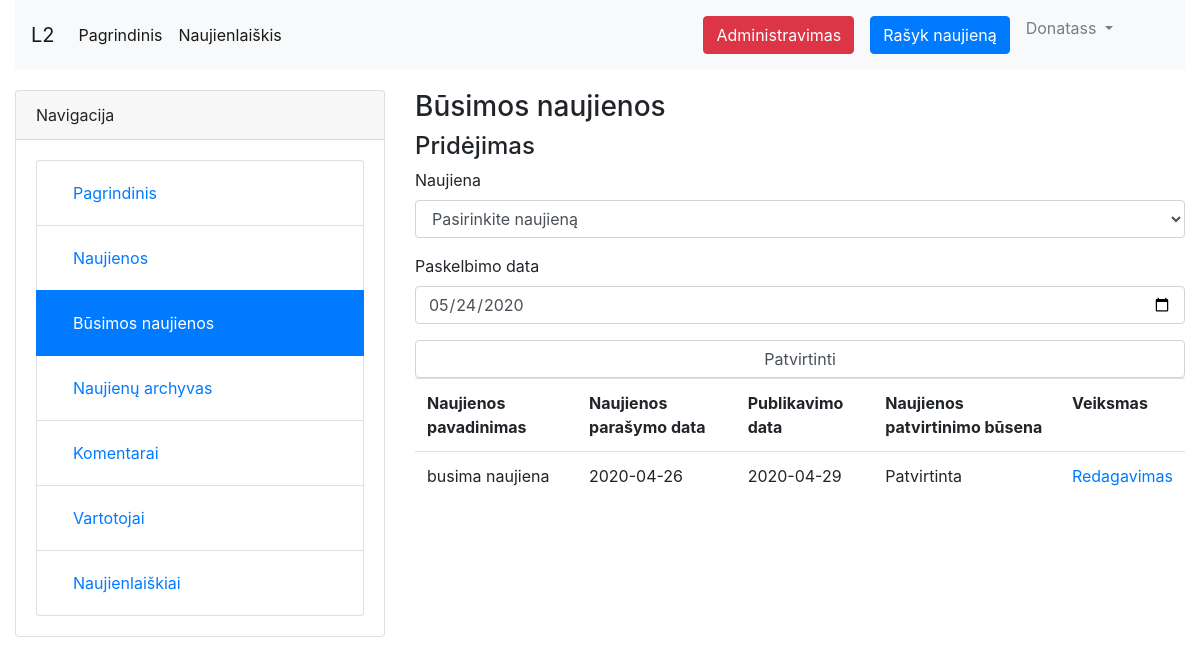
/admin/future-news.php (signed in), run on the app's committed database.
### tables this page shows
CREATE TABLE IF NOT EXISTS `user` (
  `id` int(11) NOT NULL AUTO_INCREMENT,
  `name` varchar(255) DEFAULT NULL,
  `surname` varchar(255) DEFAULT NULL,
  `email` varchar(255) DEFAULT NULL,
  `password` varchar(255) DEFAULT NULL,
  `last_login` date DEFAULT NULL,
  `created_at` date DEFAULT NULL,
  `updated_at` date DEFAULT NULL,
  `last_ip` varchar(255) DEFAULT NULL,
  `type` char(16) DEFAULT NULL,
  PRIMARY KEY (`id`)
);

CREATE TABLE IF NOT EXISTS `future_news` (
  `id` int(11) NOT NULL AUTO_INCREMENT,
  `publish_date` date DEFAULT NULL,
  `fk_NEWSid` int(11) NOT NULL,
  PRIMARY KEY (`id`),
  KEY `fk_NEWSid` (`fk_NEWSid`)
);

CREATE TABLE IF NOT EXISTS `news` (
  `id` int(11) NOT NULL AUTO_INCREMENT,
  `title` varchar(255) DEFAULT NULL,
  `text` varchar(255) DEFAULT NULL,
  `created_at` date DEFAULT NULL,
  `updated_at` date DEFAULT NULL,
  `comment_status` tinyint(1) DEFAULT NULL,
  `status` char(7) DEFAULT NULL,
  `fk_USERid` int(11) NOT NULL,
  `fk_ADMINid` int(11) DEFAULT NULL,
  PRIMARY KEY (`id`),
  KEY `fk_USERid` (`fk_USERid`),
  KEY `fk_ADMINid` (`fk_ADMINid`)
);

### maincore.php (called while the page is built, shortened)
<?php
$host   = 'localhost';
$user   = 'root';
$pass   = '';
$db     = 'db_laboras';
try{
    $pdo = new PDO('mysql:host='.$host.';dbname='.$db, $user, $pass);
    $pdo->setAttribute(PDO::ATTR_ERRMODE, PDO::ERRMODE_EXCEPTION);
    $pdo->setAttribute(PDO::ATTR_EMULATE_PREPARES, false);
    $pdo->query("SET Names 'utf8'");
}catch(PDOException $e){
    die($e->getMessage());
}
if($_SESSION['login']){
    $query = $pdo->prepare("SELECT * FROM `user` WHERE `id` = ?");
    $query->execute([$_SESSION['user']]);
    $user = $query->fetch(PDO::FETCH_BOTH);
}
$query = $pdo->prepare("SELECT * FROM `future_news` WHERE `publish_date` <= ?");
$query->execute([date("Y-m-d")]);
foreach($query as $row){
    $query2 = $pdo->prepare("SELECT * FROM `news` WHERE `id` = ?");
    $query2->execute([$row['fk_NEWSid']]);
    $row2 = $query2->fetch(PDO::FETCH_BOTH);
    if($row2['status'] == 1) {
        $query = $pdo->prepare("UPDATE `news` SET `updated_at` = ? WHERE `id` = ?");
        $query->execute([date("Y-m-d"), $row['fk_NEWSid']]);
        $query = $pdo->prepare("DELETE FROM `future_news` WHERE `id` = ?");
        $query->execute([$row['id']]);
    }
}

### functions.php (called while the page is built, shortened)
<?php
function is_admin(int $userid) : bool
{
    require('maincore.php');
    $query = $pdo->prepare("SELECT * FROM `admin` WHERE `fk_USERid` = ?");
    $query->execute([$userid]);
    if($query->rowCount() > 0) return true;
    return false;
}
function news_title($newsid){
    require ('maincore.php');
    $query = $pdo->prepare("SELECT `title` FROM `news` WHERE `id` = ?");
    $query->execute([$newsid]);
    return $query->fetch(PDO::FETCH_BOTH)['title'];
}
function getNews($id){
    require('maincore.php');
    $query = $pdo->prepare("SELECT * FROM `news` WHERE `id` = ?");
    $query->execute([$id]);
    return $query->fetch(PDO::FETCH_BOTH);
}
function future_exists($id){
    require('maincore.php');
    $query = $pdo->prepare("SELECT * FROM `future_news` WHERE `fk_NEWSid` = ?");
    $query->execute([$id]);
    if($query->rowCount() > 0) return true;
    return false;
}
function archive_exists($id){
    require('maincore.php');
    $query = $pdo->prepare("SELECT * FROM `news_archive` WHERE `fk_NEWSid` = ?");
    $query->execute([$id]);
    if($query->rowCount() > 0) return true;
    return false;
}

### admin/future-news.php (the view, shortened to what this page needs)
<?php
require('../head.php');
include('side.php');
?>
    <h3>Būsimos naujienos</h3>
    <h4>Pridėjimas</h4>
    <form method="post" action="add-future.php">
        <div class="form-group">
            <label for="news">Naujiena</label>
            <select name="news" id="news" class="form-control" required/>
                <option disabled selected>Pasirinkite naujieną</option>
                <?php
                $query = $pdo->query("SELECT * FROM `news`");
                ?>
        </div>
        <div class="form-group">
            <label for="date">Paskelbimo data</label>
            <input type="date" name="date" min="<?=date("Y-m-d");?>" id="date" class="form-control" value="<?=date("Y-m-d");?>" required/>
        </div>
        <input type="submit" name="ok" id="ok" class="form-control" value="Patvirtinti"/>
    </form>
    <table class="table">
        <tr>
            <th>Naujienos pavadinimas</th>
            <th>Naujienos parašymo data</th>
            <th>Publikavimo data</th>
            <th>Naujienos patvirtinimo būsena</th>
            <th>Veiksmas</th>
        </tr>
        <?php
        if(!isset($_GET['page'])) $page = 1;
        else $page = $_GET['page'];
        if($page > 1) {
            $query = $pdo->prepare("SELECT * FROM `future_news` ORDER BY `id` DESC LIMIT 20 OFFSET ?");
            $query->execute([$page * 10]);
        }else{
            $query = $pdo->query("SELECT * FROM `future_news` ORDER BY `id` DESC LIMIT 20 OFFSET 0");
        }
        foreach ($query as $row) {
            echo '
                            <tr>
                                <td>' . news_title($row['fk_NEWSid']) . '</td>
                                <td>'.getNews($row['fk_NEWSid'])['created_at'].'</td>
                                <td>' . $row['publish_date'] . '</td>
                                <td>'; if(getNews($row['fk_NEWSid'])['status'] == 1) echo 'Patvirtinta'; else echo 'Nepatvirtinta'; echo '</td>
                                <td><a href="admin/future-edit.php?id='.$row['id'].'">Redagavimas</a></td>
                            </tr>
                            ';
        }
        ?>
    </table>
<?php
require('bottom.php');
?>

### head.php (shortened to what this page needs)
<!DOCTYPE html>
<html lang="en">
<?php
require_once('maincore.php');
require_once('functions.php');
?>
<head>
    <link rel="stylesheet" type="text/css" href="css/bootstrap.css">
    <link rel="stylesheet" type="text/css" href="css/main.css">
    <link href="css/lightbox.css" rel="stylesheet" />
    <link href="https://cdn.jsdelivr.net/gh/gitbrent/bootstrap4-toggle@3.6.1/css/bootstrap4-toggle.min.css" rel="stylesheet">
</head>
<body>
<div class="container-fluid">
    <nav class="navbar navbar-expand-lg navbar-light bg-light">
        <a class="navbar-brand" href="#">L2</a>
        <div class="collapse navbar-collapse" id="navbarSupportedContent">
            <ul class="navbar-nav mr-auto">
                <li class="nav-item active">
                    <a class="nav-link" href="index.php">Pagrindinis <span class="sr-only">(current)</span></a>
                </li>
                <li class="nav-item active">
                    <a class="nav-link" href="subscription.php">Naujienlaiškis</a>
                </li>
            </ul>
            <ul class="navbar-nav mr-5">
                <?php
                if(!$_SESSION['login']){
                echo '
                <li class="nav-item">
                    <a class="nav-link" href="login.php">Prisijungimas</a>
                </li>
                <li class="nav-item">
                    <a class="nav-link" href="register.php">Registracija</a>
                </li>';
                }else{
                    if(is_admin($_SESSION['user'])){
                        echo '
                       <li class="nav-item">
                        <a class="nav-link" href="admin/index.php"><button class="btn btn-danger">Administravimas</button></a>
                       </li>';
                    }
                    echo '
                   <li class="nav-item">
                    <a class="nav-link" href="addnews.php"><button class="btn btn-primary">Rašyk naujieną</button></a>
                   </li>
                   <li class="nav-item dropdown">
                    <a class="nav-link dropdown-toggle" href="#" id="navbarDropdown" role="button" data-toggle="dropdown" aria-haspopup="true" aria-expanded="false">
                      '.$user['name'].'
                    </a>
                    <div class="dropdown-menu" aria-labelledby="navbarDropdown">
                      <a class="dropdown-item" href="profile.php">Profilis</a>
                      <a class="dropdown-item" href="edit-profile.php">Profilio redagavimas</a>
                      <a class="dropdown-item" href="logout.php">Atsijungti</a>
                    </div>
                  </li>';
                }
                ?>
            </ul>
        </div>
    </nav>

### css/main.css (style rules this page uses)
nav { margin-bottom: 20px; }
.active a { color: #fff; }

### data on the page
user: name "Donatass"
future_news: news_title($row['fk_NEWSid']) "busima naujiena", fk_NEWSid+id "2020-04-26", publish_date "2020-04-29"
